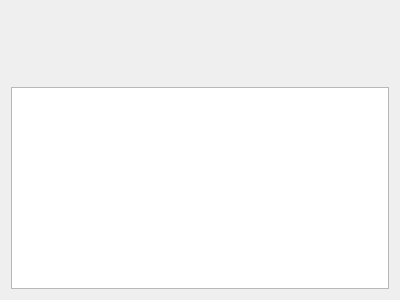
<?xml version="1.0" encoding="UTF-8"?>
<ui version="4.0">
 <class>Pro_real</class>
 <widget class="QWidget" name="Pro_real">
  <property name="geometry">
   <rect>
    <x>0</x>
    <y>0</y>
    <width>400</width>
    <height>300</height>
   </rect>
  </property>
  <property name="windowTitle">
   <string>Form</string>
  </property>
  <layout class="QVBoxLayout" name="verticalLayout">
   <item>
    <widget class="QChartView" name="chart1" native="true">
     <property name="minimumSize">
      <size>
       <width>0</width>
       <height>70</height>
      </size>
     </property>
    </widget>
   </item>
   <item>
    <widget class="QTableWidget" name="tableWidget"/>
   </item>
  </layout>
 </widget>
 <customwidgets>
  <customwidget>
   <class>QChartView</class>
   <extends>QWidget</extends>
   <header>qchartview.h</header>
   <container>1</container>
  </customwidget>
 </customwidgets>
 <resources/>
 <connections/>
</ui>
